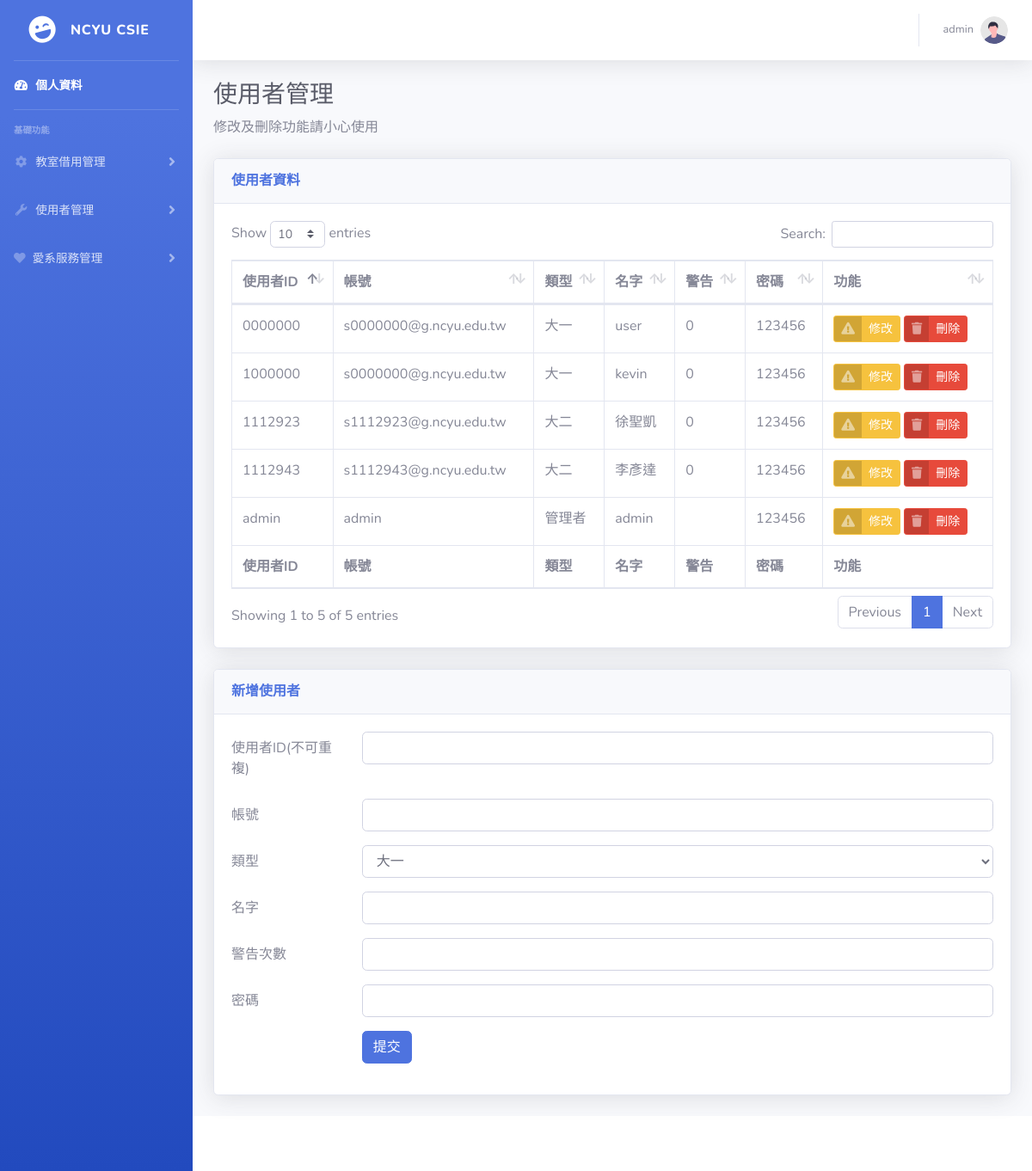
The page /admin/user_manage.php (signed in) on the database its author committed.
### tables this page shows
CREATE TABLE `user` (
  `userID` varchar(7) NOT NULL,
  `Account` varchar(50) NOT NULL,
  `usertype` varchar(5) NOT NULL,
  `name` varchar(5) NOT NULL,
  `warn` int(1) DEFAULT NULL,
  `password` varchar(25) NOT NULL
);

### admin/user_manage.php (the view, shortened to what this page needs)
<?php require_once "../extend.php";?>
<?php
    require_once "../extend.php";
    if (isset($_SESSION['user'])) {
        $user = $_SESSION['user'];
    }
    else{
        http_response_code(403);
        die('<h1>403 Forbidden</h1>
            <hr>
            <p>您沒辦法進入此頁面喔</p>
        ');
    }
?>
<!DOCTYPE html>
<html lang="zh-Hant-TW">
<head>
    <link href="../vendor/fontawesome-free/css/all.min.css" rel="stylesheet" type="text/css">
    <link href="../css/sb-admin-2.min.css" rel="stylesheet">
    <link href="../vendor/datatables/dataTables.bootstrap4.min.css" rel="stylesheet">
</head>
<body id="page-top">
    <div id="wrapper">
        <ul class="navbar-nav bg-gradient-primary sidebar sidebar-dark accordion" id="accordionSidebar">
            <a class="sidebar-brand d-flex align-items-center justify-content-center" href="personalInfo.php">
                <div class="sidebar-brand-icon rotate-n-15">
                    <i class="fas fa-laugh-wink"></i>
                </div>
                <div class="sidebar-brand-text mx-3">NCYU CSIE</div>
            </a>
            <hr class="sidebar-divider my-0">
            <li class="nav-item active">
                <a class="nav-link" href="personalInfo.php">
                    <i class="fas fa-fw fa-tachometer-alt"></i>
                    <span>個人資料</span></a>
            </li>
            <hr class="sidebar-divider">
            <div class="sidebar-heading">
                基礎功能
            </div>
            <li class="nav-item">
                <a class="nav-link collapsed" href="#" data-toggle="collapse" data-target="#collapseTwo"
                    aria-expanded="true" aria-controls="collapseTwo">
                    <i class="fas fa-fw fa-cog"></i>
                    <span>教室借用管理</span>
                </a>
            </li>
            <li class="nav-item">
                <a class="nav-link collapsed" href="#" data-toggle="collapse" data-target="#collapseUtilities"
                    aria-expanded="true" aria-controls="collapseUtilities">
                    <i class="fas fa-fw fa-wrench"></i>
                    <span>使用者管理</span>
                </a>
            </li>
            <li class="nav-item">
                <a class="nav-link collapsed" href="#" data-toggle="collapse" data-target="#service"
                    aria-expanded="true" aria-controls="collapseUtilities1">
                    <i class="fas fa-heart"></i>
                    <span>愛系服務管理</span>
                </a>
            </li>
        </ul>
        <div id="content-wrapper" class="d-flex flex-column">
            <div id="content">
                <nav class="navbar navbar-expand navbar-light bg-white topbar mb-4 static-top shadow">
                    <ul class="navbar-nav ml-auto">
                        <li class="nav-item dropdown no-arrow">
                            <a class="nav-link dropdown-toggle" href="#" id="userDropdown" role="button"
                                data-toggle="dropdown" aria-haspopup="true" aria-expanded="false">
                                <span class="mr-2 d-none d-lg-inline text-gray-600 small"><?= $user->name ?></span>
                                <img class="img-profile rounded-circle" src="../img/undraw_profile.svg">
                            </a>
                        </li>
                    </ul>
                </nav>
                <div class="container-fluid">
                    <h1 class="h3 mb-2 text-gray-800">使用者管理</h1>
                    <p class="mb-4">修改及刪除功能請小心使用</p>
                    <div class="card shadow mb-4">
                        <div class="card-header py-3">
                            <h6 class="m-0 font-weight-bold text-primary">使用者資料</h6>
                        </div>
                        <div class="card-body">
                            <div class="table-responsive">
                                <table class="table table-bordered" id="dataTable" width="100%" cellspacing="0">
                                    <thead>
                                        <tr>
                                            <th>使用者ID</th>
                                            <th>帳號</th>
                                            <th>類型</th>
                                            <th>名字</th>
                                            <th>警告</th>
                                            <th>密碼</th>
                                            <th>功能</th>
                                        </tr>
                                    </thead>
                                    <tfoot>
                                        <tr>
                                            <th>使用者ID</th>
                                            <th>帳號</th>
                                            <th>類型</th>
                                            <th>名字</th>
                                            <th>警告</th>
                                            <th>密碼</th>
                                            <th>功能</th>
                                        </tr>
                                    </tfoot>
                                    <tbody>
                                        <?php
                                            $mysql = new mysqli("localhost", "root", "123456");
                                            $mysql->select_db("ncyucsie");
                                            $sql = "SELECT * FROM user";
                                            $result = $mysql->query($sql);
                                            while ($rows = $result->fetch_assoc()) {
                                                print "<tr>";
                                                    print "<td>" . $rows["userID"] . "</td>";
                                                    print "<td>" . $rows["Account"] . "</td>";
                                                    print "<td>" ;
                                                    switch ($rows["usertype"] ){
                                                        case "one":
                                                            echo "大一";
                                                            break;
                                                        case "two":
                                                            echo "大二";
                                                            break;
                                                        case "admin":
                                                            echo "管理者";
                                                            break;
                                                    }
                                                    print "</td>";
                                                    print "<td>" . $rows["name"] . "</td>";
                                                    print "<td>" . $rows["warn"] . "</td>";
                                                    print "<td>" . $rows["password"] . "</td>";
                                                print "<td>";
                                                printModifyButton($rows["userID"]);
                                                printDeleteButton($rows["userID"]);
                                                print "</td>";
                                                print "</tr>";
                                            }
                                        ?>
                                    </tbody>
                                </table>
                            </div>
                        </div>
                    </div>
                    <div class="card shadow mb-4">
                        <div class="card-header py-3">
                            <h6 class="m-0 font-weight-bold text-primary">新增使用者</h6>
                        </div>
                        <div class="card-body">
                            <form method="POST" action="user_manage.php">
                                <div class="form-group row">
                                    <label for="userID" class="col-sm-2 col-form-label">使用者ID(不可重複)</label>
                                    <div class="col-sm-10">
                                        <input type="text" class="form-control" id="userID" name="userID" maxlength="7">
                                    </div>
                                </div>
                                <div class="form-group row">
                                    <label for="Account" class="col-sm-2 col-form-label">帳號</label>
                                    <div class="col-sm-10">
                                        <input type="text" class="form-control" id="Account" name="Account" maxlength="50">
                                    </div>
                                </div>
                                <div class="form-group row">
                                    <label for="usertype" class="col-sm-2 col-form-label">類型</label>
                                    <div class="col-sm-10">
                                        <select class="form-control" id="usertype" name="usertype">
                                            <option value="one">大一</option>
                                        </select>
                                    </div>
                                </div>
                                <div class="form-group row">
                                    <label for="name" class="col-sm-2 col-form-label">名字</label>
                                    <div class="col-sm-10">
                                        <input type="text" class="form-control" id="name" name="name" maxlength="5">
                                    </div>
                                </div>
                                <div class="form-group row">
                                    <label for="warn" class="col-sm-2 col-form-label">警告次數</label>
                                    <div class="col-sm-10">
                                        <input type="number" class="form-control" id="warn" name="warn" >
                                    </div>
                                </div>
                                <div class="form-group row">
                                    <label for="password" class="col-sm-2 col-form-label">密碼</label>
                                    <div class="col-sm-10">
                                        <input type="password" class="form-control" id="password" name="password" maxlength="25">
                                    </div>
                                </div>
                                <div class="form-group row">
                                    <div class="col-sm-10 offset-sm-2">
                                        <button type="submit" class="btn btn-primary">提交</button>
                                    </div>
                                </div>
                            </form>
                        </div>
                    </div>
                </div>
            </div>
            <footer class="sticky-footer bg-white">
            </footer>
        </div>
    </div>
</body>
</html>

### extend.php (shortened to what this page needs)
<?php
    function printModifyButton($str){
        print  "<a href='modify_user.php?userID=$str' class='btn btn-warning btn-icon-split btn-sm' >" .
                    "<span class='icon text-white-50'>" .
                        "<i class='fas fa-exclamation-triangle'></i>" .
                    "</span>" .
                    "<span class='text'>修改</span>" .
                "</a>";
    }
    function printDeleteButton($str){
        print   "<a href='user_manage.php?delete=$str' class='btn btn-danger btn-icon-split btn-sm' onclick=\"window.confirm('真的要刪除$str\同學嗎')\">" .
                "<span class='icon text-white-50'>" .
                "<i class='fas fa-trash'></i>" .
                "</span>" .
                "<span class='text'>刪除</span>" .
                "</a>";
    }
?>

### rows shown on the page
user: userID "0000000", Account "s0000000@g.ncyu.edu.tw", usertype "大一", name "user", warn "0", password "123456"
user: userID "1000000", Account "s0000000@g.ncyu.edu.tw", usertype "大一", name "kevin", warn "0", password "123456"
user: userID "1112923", Account "s1112923@g.ncyu.edu.tw", usertype "大二", name "徐聖凱", warn "0", password "123456"
user: userID "1112943", Account "s1112943@g.ncyu.edu.tw", usertype "大二", name "李彥達", warn "0", password "123456"
user: userID "admin", Account "admin", usertype "管理者", name "admin", password "123456"

### other values the page prints
$user->name "admin"
